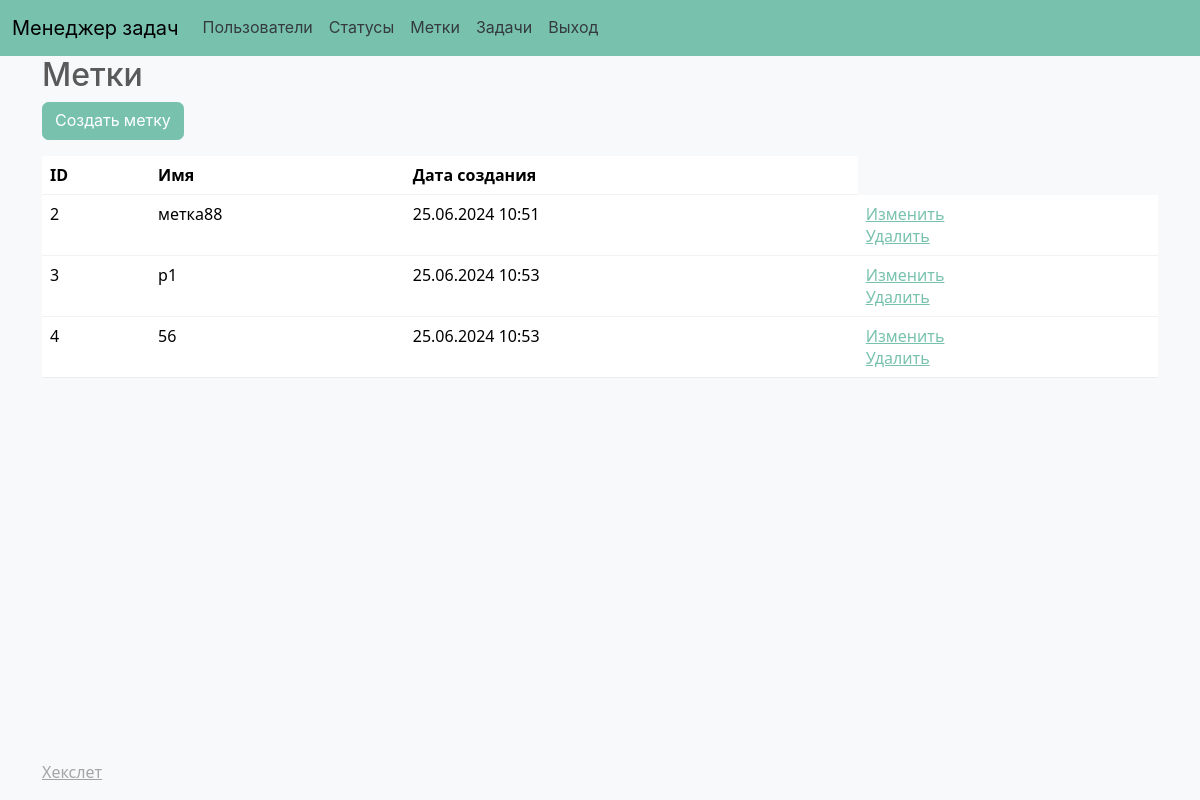
Page /labels/ (signed in) on the committed database.
### task_manager/models.py (models this page shows, shortened)
class Label(models.Model):
    name = models.CharField(max_length=100, unique=True)
    created_at = models.DateTimeField(auto_now_add=True)

### task_manager/views.py (the view)
# urls.py: path('labels/', views.labels_list, name='labels-list'),
def labels_list(request):
    labels = Label.objects.all()
    return render(request, 'labels/labels.html', {'labels': labels})

### task_manager/templates/labels/labels.html (shortened to what this page needs)
{% extends 'base.html' %}
{% load static %}
{% load i18n %}
{% block content %}
  <div class="labels-list-container">
    <h2>{% trans 'Labels' %}</h2>
    <form method="get" action="{% url 'label_create' %}" class="labels-list-form">
      <button type="submit" class="btn btn-primary">{% trans 'Create Label' %}</button>
    </form>
    <table class="table">
      <thead>
        <tr>
          <th>ID</th>
          <th>{% trans 'Name' %}</th>
          <th>{% trans 'Creation date' %}</th>
        </tr>
      </thead>
      <tbody>
        {% for label in labels %}
          <tr>
            <td>{{ label.id }}</td>
            <td>{{ label.name }}</td>
            <td>{{ label.created_at|date:"d.m.Y H:i" }}</td>
            <td>
              <div><a href="{% url 'label_update' label.id %}">{% trans "Edit" %}</a></div>
              <div><a href="{% url 'label_delete' label.id %}">{% trans "Delete" %}</a></div>
            </td>
          </tr>
        {% endfor %}
      </tbody>
    </table>
  </div>
{% endblock %}

### rows in the picture
Label: id "2", name "метка88", created_at "25.06.2024 10:51"
Label: id "3", name "р1", created_at "25.06.2024 10:53"
Label: id "4", name "56", created_at "25.06.2024 10:53"
